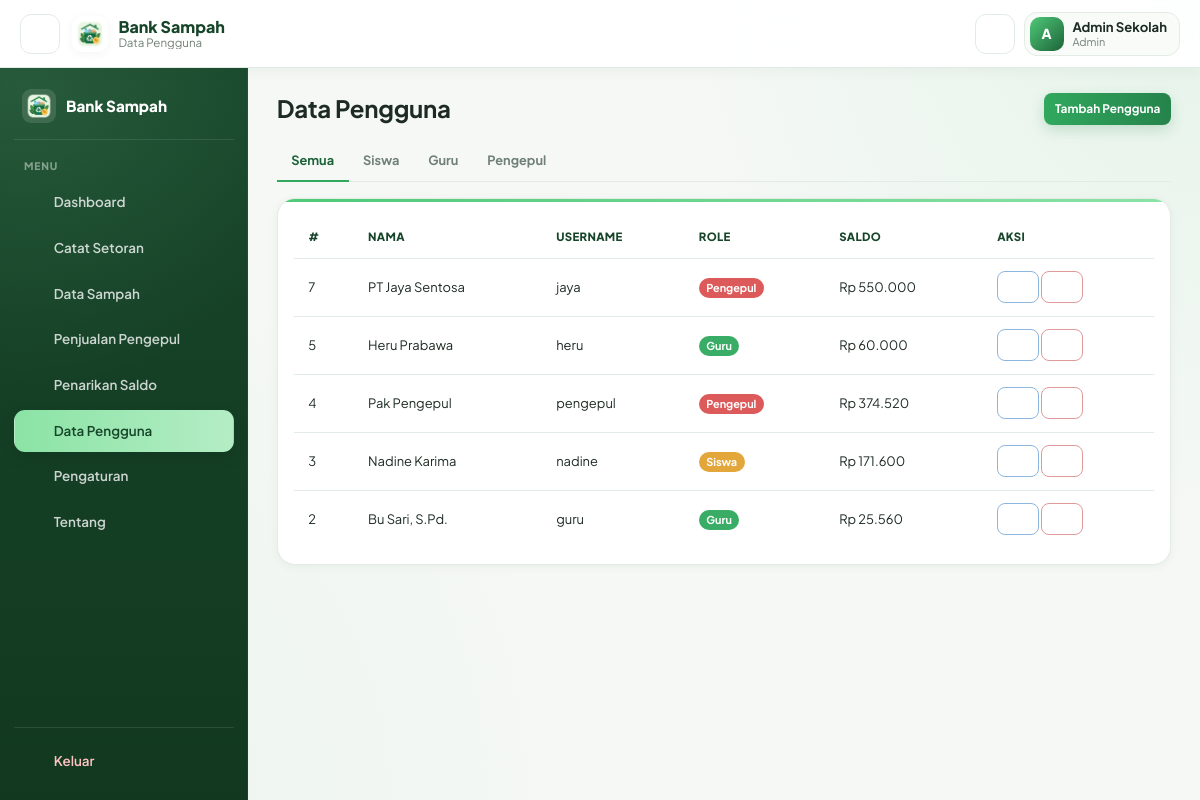
The page /admin/users.php (signed in) on the database its author committed.
### tables this page shows
CREATE TABLE `users` (
  `id_user` int(11) NOT NULL,
  `nama` varchar(100) NOT NULL,
  `username` varchar(50) NOT NULL,
  `password` varchar(255) NOT NULL,
  `role` enum('admin','guru','siswa','pengepul') NOT NULL,
  `saldo` decimal(12,2) NOT NULL DEFAULT 0.00
);

### admin/users.php (the view, shortened to what this page needs)
<?php
require_once __DIR__ . '/../includes/functions.php';
$filter = $_GET['role'] ?? '';
if (in_array($filter, ['guru', 'siswa', 'pengepul'], true)) {
    $stmt = $pdo->prepare("SELECT * FROM users WHERE role = ? ORDER BY id_user DESC");
    $stmt->execute([$filter]);
} else {
    $stmt = $pdo->query("SELECT * FROM users WHERE role != 'admin' ORDER BY id_user DESC");
}
$data_users = $stmt->fetchAll();
include __DIR__ . '/../includes/header.php';
include __DIR__ . '/../includes/sidebar_admin.php';
?>
<main class="app-main">
    <div class="d-flex justify-content-between align-items-center mb-3 flex-wrap gap-2">
        <h4 class="mb-0">Data Pengguna</h4>
        <button class="btn btn-success btn-sm" data-bs-toggle="modal" data-bs-target="#modalAdd">Tambah Pengguna</button>
    </div>
    <ul class="nav nav-tabs mb-3">
        <li class="nav-item"><a class="nav-link <?= $filter === '' ? 'active' : '' ?>" href="users.php">Semua</a></li>
        <li class="nav-item"><a class="nav-link <?= $filter === 'siswa' ? 'active' : '' ?>" href="?role=siswa">Siswa</a></li>
        <li class="nav-item"><a class="nav-link <?= $filter === 'guru' ? 'active' : '' ?>" href="?role=guru">Guru</a></li>
        <li class="nav-item"><a class="nav-link <?= $filter === 'pengepul' ? 'active' : '' ?>" href="?role=pengepul">Pengepul</a></li>
    </ul>
    <div class="card card-stat p-3">
        <div class="table-responsive">
            <table class="table align-middle">
                <thead><tr><th>#</th><th>Nama</th><th>Username</th><th>Role</th><th>Saldo</th><th>Aksi</th></tr></thead>
                <tbody>
                <?php if (empty($data_users)): ?>
                    <tr><td colspan="6" class="text-center text-muted">Belum ada data</td></tr>
                <?php else: $badge = ['guru' => 'success', 'siswa' => 'warning', 'pengepul' => 'danger']; foreach ($data_users as $u): ?>
                    <tr>
                        <td><?= (int)$u['id_user'] ?></td>
                        <td><?= clean($u['nama']) ?></td>
                        <td><?= clean($u['username']) ?></td>
                        <td><span class="badge bg-<?= $badge[$u['role']] ?? 'secondary' ?> text-capitalize"><?= clean($u['role']) ?></span></td>
                        <td><?= rupiah($u['saldo']) ?></td>
                        <td class="text-nowrap">
                            <button class="btn btn-sm btn-outline-primary" title="Edit" data-bs-toggle="modal" data-bs-target="#modalEdit<?= (int)$u['id_user'] ?>"><?= icon('edit') ?></button>
                            <a href="?delete=<?= (int)$u['id_user'] ?>" class="btn btn-sm btn-outline-danger" title="Hapus" onclick="return confirm('Yakin hapus akun ini?')"><?= icon('trash') ?></a>
                        </td>
                    </tr>
<?php endforeach; endif; ?>
                </tbody>
            </table>
        </div>
    </div>
</main>
<?php include __DIR__ . '/../includes/footer.php'; ?>

### includes/functions.php (shortened to what this page needs)
<?php
function rupiah($angka) {
    return "Rp " . number_format((float)$angka, 0, ',', '.');
}
function clean($data) {
    return htmlspecialchars(trim($data ?? ''), ENT_QUOTES, 'UTF-8');
}
function icon($name, $class = 'icon') {
    $body = $paths[$name] ?? $paths['info'];
    return '<svg class="' . htmlspecialchars($class) . '" viewBox="0 0 24 24" fill="none" stroke="currentColor" stroke-width="2" stroke-linecap="round" stroke-linejoin="round">' . $body . '</svg>';
}

### assets/css/style.css (style rules this page uses)
:root { --green-900: #17452a; --green-800: #1d6339; --green-700: #25834b; --green-600: #31a85e; --green-500: #4fc978; --green-400: #8be3a5; --green-100: #eaf8ee; --green-50: #f4fbf6; --bg: #f5f8f5; --surface: #ffffff; --surface-2: #f8fbf8; --border: #e2ebe4; --text: #1d2b23; --muted: #718077; --danger: #dc5a5a; --warning: #e3a63b; --info: #4c91d9; --sidebar: #17452a; --sidebar-2: #123920; --sidebar-text: rgba(255,255,255,.78); --sidebar-active: #8be3a5; --radius-sm: 9px; --radius-md: 13px; --radius-lg: 18px; --radius-xl: 22px; --shadow-sm: 0 2px 10px rgba(25, 65, 42, .05); --shadow-md: 0 7px 24px rgba(25, 65, 42, .08); --shadow-lg: 0 15px 38px rgba(25, 65, 42, .13); --topbar-h: 68px; --sidebar-w: 248px; }
* { box-sizing: border-box; }
html, body { min-height: 100%; }
body { margin: 0; font-family: 'Plus Jakarta Sans', 'Segoe UI', system-ui, sans-serif; color: var(--text); background: radial-gradient(circle at 100% 0%, rgba(79,201,120,.09), transparent 36%), radial-gradient(circle at 0% 100%, rgba(49,168,94,.055), transparent 40%), var(--bg); font-size: 14px; line-height: 1.55; }
a { color: var(--green-700); }
button, input, select, textarea { font: inherit; }
h1,h2,h3,h4,h5,h6 { color: var(--text); font-weight: 700; letter-spacing: -.25px; }
.icon { width: 18px; height: 18px; flex: 0 0 auto; }
.icon-btn .icon { width: 19px; height: 19px; }
.sidebar-nav .nav-link .icon, .logout-link .icon { width: 17px; height: 17px; }
.app-main { flex: 1 1 auto; min-width: 0; min-height: calc(100vh - var(--topbar-h)); padding: 1.55rem 1.8rem 2rem; overflow-y: auto; }
.card, .card-stat, .dashboard-quick-card { border: 1px solid var(--border); border-radius: var(--radius-lg); background: var(--surface); box-shadow: var(--shadow-sm); }
.card { overflow: hidden; }
.card-stat { min-height: 135px; padding: 1rem; position: relative; overflow: hidden; transition: .18s ease; }
.card-stat::before { content: ''; position: absolute; left: 0; top: 0; width: 100%; height: 3px; background: linear-gradient(90deg, var(--green-500), var(--green-400)); }
.table-responsive { border-radius: var(--radius-md); }
.table { margin-bottom: 0; border-collapse: separate; border-spacing: 0; }
.table thead { background: var(--green-50); }
.table thead th { padding: .78rem .9rem; border-bottom: 1px solid var(--border); color: var(--green-900); font-size: .71rem; font-weight: 800; letter-spacing: .35px; text-transform: uppercase; white-space: nowrap; }
.table tbody td { padding: .78rem .9rem; border-color: var(--border); color: var(--text); vertical-align: middle; font-size: .81rem; }
.table tbody tr:last-child td { border-bottom: 0; }
.btn { min-height: 38px; border-radius: 10px; padding: .48rem .9rem; font-size: .8rem; font-weight: 700; transition: .16s ease; }
.btn-success { border: 0; color: #fff; background: linear-gradient(90deg, var(--green-600), var(--green-700)); box-shadow: 0 5px 14px rgba(37,131,75,.2); }
.btn-outline-primary { color: var(--info); border-color: #8db7df; }
.btn-outline-danger { color: var(--danger); border-color: #df9b9b; }
.btn-sm { min-height: 32px; padding: .35rem .68rem; border-radius: 8px; font-size: .74rem; }
.nav-tabs { border-bottom: 1px solid var(--border); }
.nav-tabs .nav-link { border: 0; border-bottom: 2px solid transparent; border-radius: 0; padding: .62rem .9rem; color: var(--muted); font-size: .8rem; font-weight: 700; }
.nav-tabs .nav-link.active { color: var(--green-800); background: transparent; border-bottom-color: var(--green-600); }
.badge { padding: .4em .68em; border-radius: 999px; font-size: .68rem; font-weight: 700; }
.badge.bg-success { background: #39ad65 !important; }
.badge.bg-warning { background: #e3a63b !important; color: #fff !important; }
.badge.bg-danger { background: #dc5a5a !important; }
:root { --gold-500: #e8b923; --gold-100: #fbf1cc; }

### rows shown on the page
users: id_user "7", nama "PT Jaya Sentosa", username "jaya", role "Pengepul", saldo "Rp 550.000"
users: id_user "5", nama "Heru Prabawa", username "heru", role "Guru", saldo "Rp 60.000"
users: id_user "4", nama "Pak Pengepul", username "pengepul", role "Pengepul", saldo "Rp 374.520"
users: id_user "3", nama "Nadine Karima", username "nadine", role "Siswa", saldo "Rp 171.600"
users: id_user "2", nama "Bu Sari, S.Pd.", username "guru", role "Guru", saldo "Rp 25.560"

### other values the page prints
$page_title "Data Pengguna"
$inisial "A"
$nama_user "Admin Sekolah"
$role_user "Admin"
